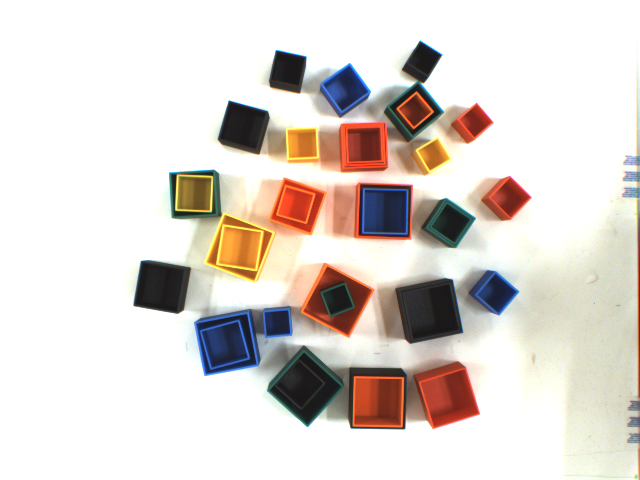
#> input picture edges/edges_chaos_in0.png, 1280 x 960 px (shown at 1/2 size)
$ python image_demo.py
#> lines starting #> are read from the running program, lines starting #| are printed output that depends on the picture; after the words box and inside, x2 and y2 are one past the last pixel; in counts of white or black regions, pixels touching at a corner belong together
#> further down, image is the input picture: shape (960, 1280, 3); mean B, G, R 208.2, 214.2, 221.6
import cv2
import matplotlib
import numpy as np
import matplotlib.pyplot as plt

from src import detect_squares

matplotlib.use('TkAgg')


def squares_demo(image: np.ndarray, color: str, config_file: str) -> None:
    # Process image
#> (the call stopped at in squares_demo, `edges, image_f1, image_f2, thresh, contours, squares = detect_squares(..`: src is not available in this run)
    edges, image_f1, image_f2, thresh, contours, squares = detect_squares(image, color, config_file)

    if color in ['orange', 'yellow']:
        plt_color = (112, 25, 25)
    else:
        plt_color = (175, 0, 255)

    # Plot the results
    result = np.full(image.shape, 255)
    result = cv2.bitwise_and(result, result, mask=edges)
    for square in squares:
        cv2.circle(result, (int(square.x), int(square.y)), 8, (175, 0, 255), -1)
        for i in range(4):
            cv2.circle(result, (int(square.corners[i, 0]), int(square.corners[i, 1])), 8, (175, 0, 255), -1)

        print(f'width: {square.width}, height: {square.height}, area: {square.area}')

    # Draw the contours
    contours_image = image.copy()
    cv2.drawContours(contours_image, contours, -1, plt_color, 4)

    images = [image[..., ::-1], image_f1[..., ::-1], image_f2[..., ::-1],
              thresh, contours_image[..., ::-1], result[..., ::-1]]
    titles = ['Original image', 'Processed image', 'Color Filter', 'Threshold', 'Contours', f'Detected {color} squares']

    for i, img in enumerate(images):
        plt.subplot(2, 3, i + 1)
        plt.imshow(img)
        plt.xticks([]), plt.yticks([])
        plt.title(titles[i])

    plt.show()


def corners_demo(img: str):
    import numpy as np
    import cv2 as cv
    # [20 lines of commented-out code are left out]
    gray = cv.cvtColor(img, cv.COLOR_BGR2GRAY)
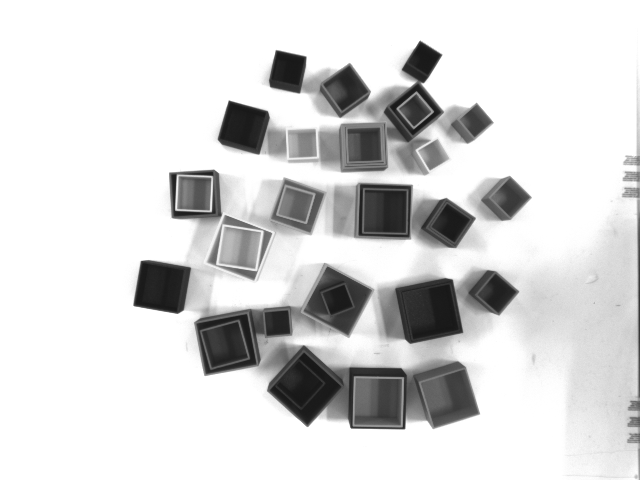
#> gray: shape (960, 1280) (shown at 1/2 size); min 23, max 255, mean 215.8
    edges = cv.Canny(gray, 50, 120)
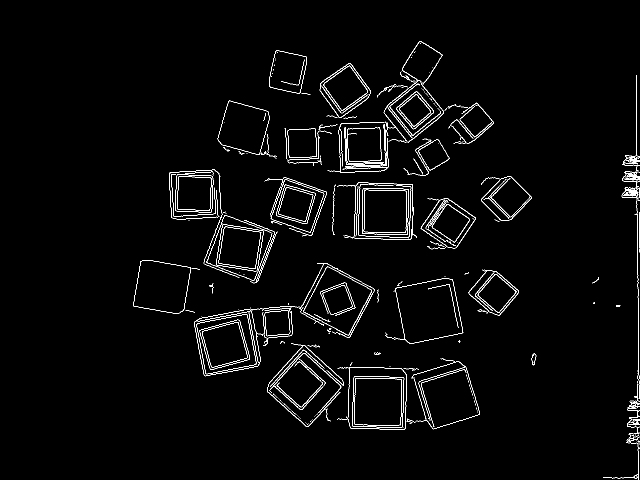
#> edges: shape (960, 1280) (shown at 1/2 size); 2.2% white in thin lines or dots, all inside (x1, y1, x2, y2) = (266, 82, 1280, 960)
    corners = cv.goodFeaturesToTrack(gray, 1000, 0.001, 8)
#> corners = 1000 rows, first 8: [458, 202], [843, 167], [809, 857], [282, 522], [840, 82], [552, 101], [422, 423], [267, 611]
    corners = np.int0(corners)

    squares_img = img.copy()
    # find squares with ransac and draw them
    for i in range(100000):
        indices = np.random.choice(corners.shape[0], 3, replace=False)
        rand_corners = corners[indices]
        rand_corners = np.squeeze(rand_corners)
        rand_corners = np.float32(rand_corners)
        square = cv.minAreaRect(rand_corners)
        box = cv.boxPoints(square)
        box = np.int0(box)

        if square[1][0] > 0.8 * square[1][1] and square[1][0] < 1.2 * square[1][1]:
            if square[1][0] > 30 and square[1][0] < 100 and square[1][1] > 30 and square[1][1] < 100:
                cv.drawContours(squares_img, [box], 0, (0, 0, 255), 2)
#> this loop made 100000 passes
#> (rand_corners, square, box) on passes 1 to 3: ([[741, 759], [875, 855], [538, 160]], ((671.1, 524.7), (78.69, 772.4), -25.87), [[804, 889], [467, 194], [538, 159], [875, 855]]), ([[599, 185], [496, 426], [560, 399]], ((569.7, 315), (262.1, 48.24), -66.86), [[540, 444], [496, 426], [599, 185], [643, 203]]), ([[564, 446], [569, 275], [638, 734]], ((588.5, 506.8), (30.36, 464.2), -8.55), [[607, 738], [538, 279], [568, 275], [637, 734]])
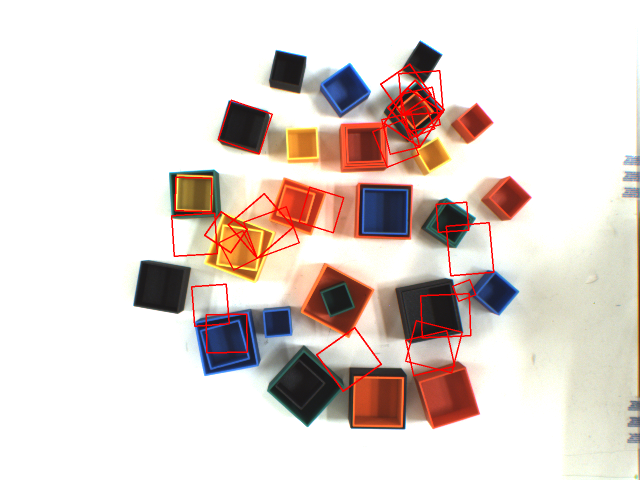
#> squares_img: shape (960, 1280, 3) (shown at 1/2 size); 1.71% of pixels changed, all inside (x1, y1, x2, y2) = (342, 127, 989, 784)

    corners_img = img.copy()
    for i in corners:
        x, y = i.ravel()
        cv.circle(corners_img, (x, y), 2, 255, -1)
#> this loop made 1000 passes
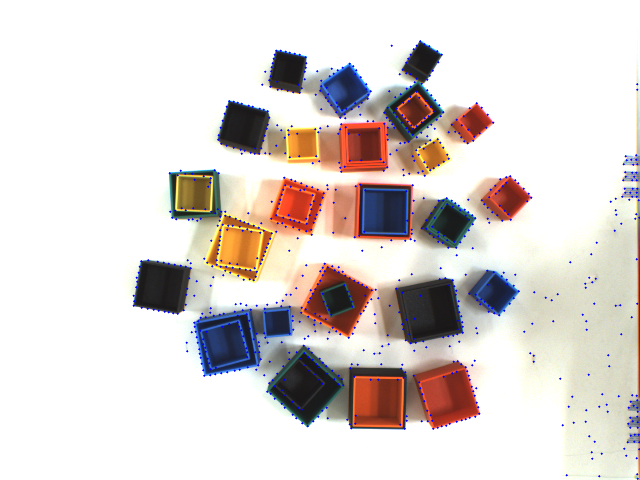
#> corners_img: shape (960, 1280, 3) (shown at 1/2 size); 1.06% of pixels changed, all inside (x1, y1, x2, y2) = (265, 80, 1280, 960)

    # plot the results
    images = [img[..., ::-1], edges, corners_img[..., ::-1], squares_img[..., ::-1]]
    titles = ['Original image', 'Edges', 'Corners', 'Squares']

    for i, img in enumerate(images):
        plt.subplot(2, 2, i + 1)
        plt.imshow(img)
        plt.xticks([]), plt.yticks([])
        plt.title(titles[i])
#> this loop made 4 passes

    plt.show()
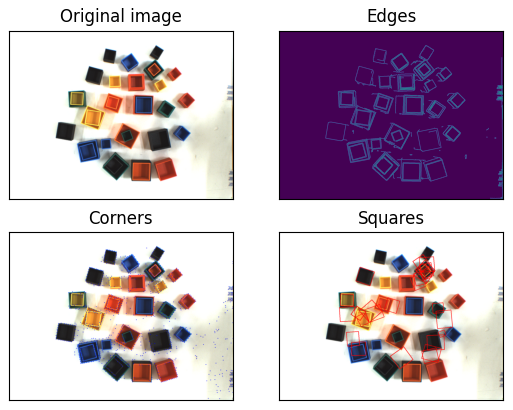
#> figure drawn by matplotlib, 4 panels


if __name__ == '__main__':
    image = cv2.imread('edges/edges_chaos_in0.png')
    squares_demo(image, 'orange', 'conf/main.yaml')
    corners_demo(image)

    plt.imshow(image)
    plt.show()
